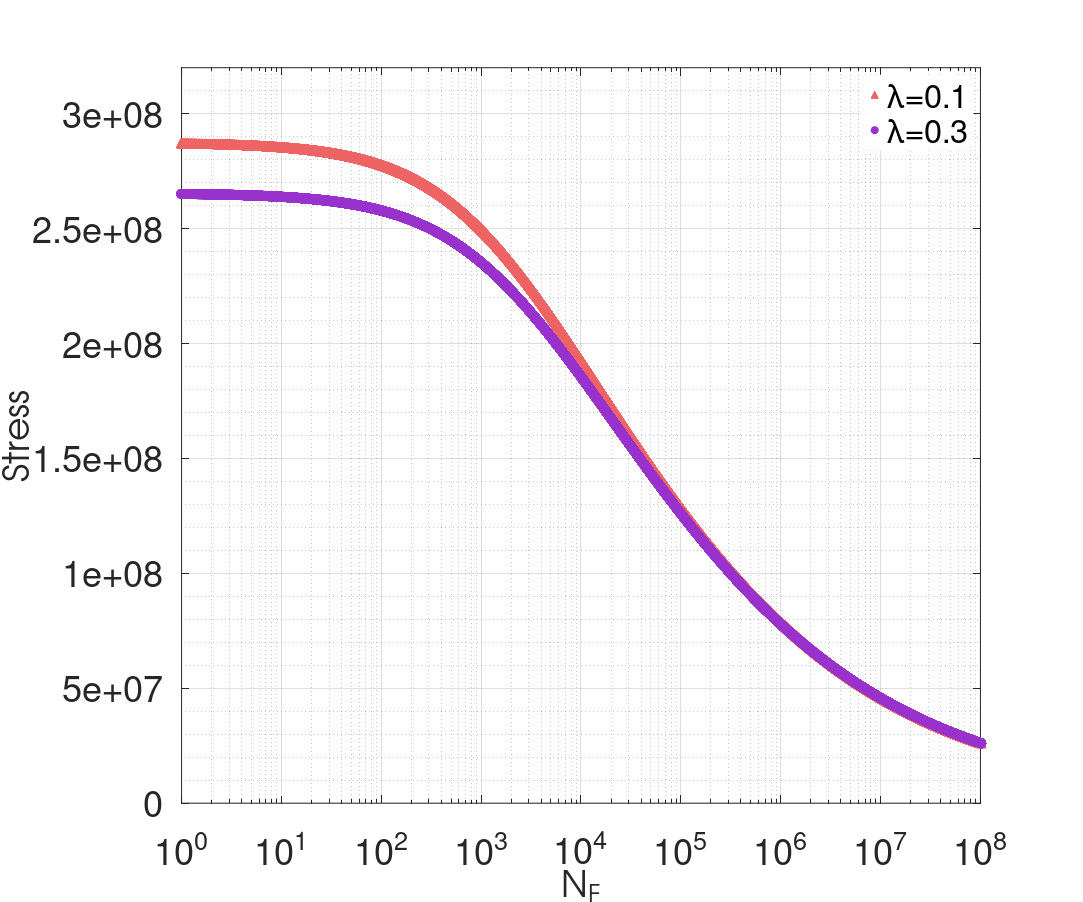

MATLAB code to generate this figure:
clear;clc;close all;
%---------------------Verified parameters in random loading case-----------------------------
b1=1.5;                    %weakening scales distribution exponent
b2=1.5;                    %weakening scales distribution exponent
a1=0.1;                %sensitivity of sequence effect(control alp>0)
a2=0.1;                %sensitivity of sequence effect(control alp>0)
WF=5.58e8;            %dissipated energy to failure per unit volume
X1=1.065;                 %Major damage threshold (meaning S_{max} must be greater than X/2*yield to activate magnification)
X2=1.065;                 %Major damage threshold (meaning S_{max} must be greater than X/2*yield to activate magnification)
pb1=1.4;                %Major damage power
pb2=1.4;                %Major damage power
%---------------------Verified parameters in constant loading case-----------------------------
y=230e6;           %macroscopic yield stress
E=72e9;              %Young's modulus
k=6e8;                 %hardening parameter
nu=0.3;                     %poisson's ratio
sigu=320e6;             %ultimite stress
n0=1;                   %number of initial local defects
lam1=0.1;               %hydrostatic pressure sensitivity
lam2=0.3;               %hydrostatic pressure sensitivity
gam=0.1;             %material parameter from Chaboche law(Wohler curve exponent)
maxstress11=sigu;
stress11=1000:1000:maxstress11;
Smax=sqrt(2/3).*stress11;
hydro=1/3.*stress11;
yield1=y-lam1.*hydro;
yield2=y-lam2.*hydro;

sequence1=((Smax.*yield1.^-1).*(X1-Smax.*yield1.^-1).^-1).^pb1;
sequence2=((Smax.*yield2.^-1).*(X2-Smax.*yield2.^-1).^-1).^pb2;

NF1=((1+gam)*a1*sequence1).^-1*WF*E*(E+k*nu)*b1*(b1+1)*(n0*(4*(E-k)*(1+nu)*(b1-1)))^-1.*yield1.^(b1-1).*Smax.^(-b1-1);
NF2=((1+gam)*a2*sequence2).^-1*WF*E*(E+k*nu)*b2*(b2+1)*(n0*(4*(E-k)*(1+nu)*(b2-1)))^-1.*yield2.^(b2-1).*Smax.^(-b2-1);

sn1=semilogx(NF1,stress11,'LineStyle', 'none','LineWidth', 1,'Marker', '^', 'MarkerSize', 10, ...
            'MarkerEdgeColor', [238 99 99]/255, 'MarkerFaceColor',[238 99 99]/255);
hold on
sn2=semilogx(NF2,stress11,'LineStyle', 'none','LineWidth', 1,'Marker', 'o', 'MarkerSize', 10, ...
            'MarkerEdgeColor', [153 50 204]/255, 'MarkerFaceColor',[153 50 204]/255);
grid on;
grid minor;
axis([1 1e8 0 maxstress11]);
set(gca,'XTick',[1e0,1e1,1e2,1e3,1e4,1e5,1e6,1e7,1e8,1e9] );
% hTitle =title('S-N curve at constant amplitude stress with R=-1 in our model with different $\lambda$');
hXLabel = xlabel('N_F');
hYLabel =ylabel('Stress');

hLegend=legend([sn1,sn2], '\lambda=0.1','\lambda=0.3','Location','northeast');
set([hLegend, gca], 'FontSize', 40)
set(hLegend,'Box','on');
set(hLegend,'EdgeColor',[1 1 1]); %set the edge colour of the legend to white 
% Adjust font
set(gca, 'FontName', 'Helvetica')
set([hXLabel, hYLabel], 'FontName', 'AvantGarde')
set([hXLabel, hYLabel], 'FontSize',40)

% Adjust axes properties
set(gcf,'color','w'); %set figure background transparent
set(gca,'color','w'); %set axis transparent
% Maximize print figure
set(gcf,'outerposition',get(0,'screensize'));
set(gcf, 'PaperPositionMode', 'manual');
set(gcf, 'PaperUnits', 'points'); %[ {inches} | centimeters | normalized | points ]
set(gcf, 'PaperPosition', [0 0 1200 1000]); %set(gcf,'PaperPosition',[left,bottom,width,height])
 saveas(gcf,'F:\Git\Anew\figures\SNlam.png');
